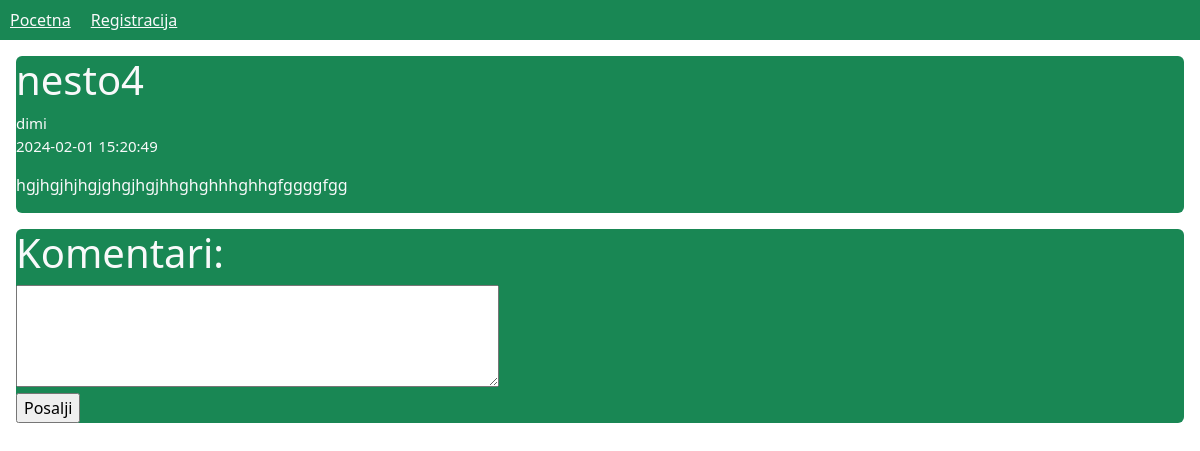
/Forum/tema.php?id=9, run on the app's committed database.
### tables this page shows
CREATE TABLE `teme` (
  `id` int(11) NOT NULL,
  `naziv` varchar(50) NOT NULL,
  `opis` text NOT NULL,
  `vreme_unosa` datetime NOT NULL,
  `email_korisnika` varchar(50) NOT NULL
);

CREATE TABLE `korisnici` (
  `email` varchar(50) NOT NULL,
  `username` text NOT NULL,
  `password` varchar(255) NOT NULL,
  `registrationtime` datetime NOT NULL
);

### Forum/tema.php (the view, shortened to what this page needs)
<?php
    include "konekcija.php";
    $id = $_GET["id"];
    $sql = "SELECT * FROM teme WHERE id='$id'";
    $res = $conn->query($sql);
    while($row = $res -> fetch_assoc()){
        $tema = $row;
    }
    $email = $tema["email_korisnika"];
    $sql = "SELECT username FROM korisnici WHERE email='$email'";
    $res = $conn->query($sql);
    while($row = $res -> fetch_assoc()){
        $username = $row["username"];
    }
?>
<!DOCTYPE html>
<html lang="en">
<head>
    <link href="https://cdn.jsdelivr.net/npm/bootstrap@5.3.2/dist/css/bootstrap.min.css" rel="stylesheet">
</head>
<body>
    <nav class="bg-success">
        <a href="index.php" class="text-light">Pocetna</a>
        <?php
            if(!isset($_SESSION["user"]))
                echo "<a href=registracija.php class='text-light'>Registracija</a>";
            else{
                echo "<a href=kreirajtemu.php class='text-light'>Kreiraj temu</a>";
                echo "<a href=odjava.php class='text-light'>Odjavi se</a>";
                echo "<a href=profil.php class='text-light'>Profil</a>";
            }
        ?>
    </nav>
    <?php
        echo "<div class='d-flex flex-column align-items-start m-3 bg-success rounded text-light'>";
        echo "<h1>" . $tema["naziv"] . "</h1>";
        echo "<p style='font-size:15px'>" . $username . "<br>" . $tema["vreme_unosa"] . "</p>";
        echo "<p>" . $tema["opis"] . "</p>";
        echo "</div>";
        echo "<div class='d-flex flex-column align-items-start m-3 bg-success rounded text-light'>";
        echo "<h1>Komentari:</h1>";
        echo "<form method='post' action='" . htmlspecialchars($_SERVER['PHP_SELF']) . "'>";
        echo "<textarea name='opis' rows='4' cols='50'></textarea><br>";
        echo "<input type='submit' name='submit' value='Posalji'>";
        echo "</form>";
    ?>
</body>
</html>

### Forum/tema.php (style rules this page uses)
nav { width: 100%; height: 40px; display: flex; justify-content: flex-start; align-items: center; }
a { padding: 10px; }

### data on the page
teme: naziv "nesto4", vreme_unosa "2024-02-01 15:20:49", opis "hgjhgjhjhgjghgjhgjhhghghhhghhgfggggfgg"
korisnici: username "dimi"
